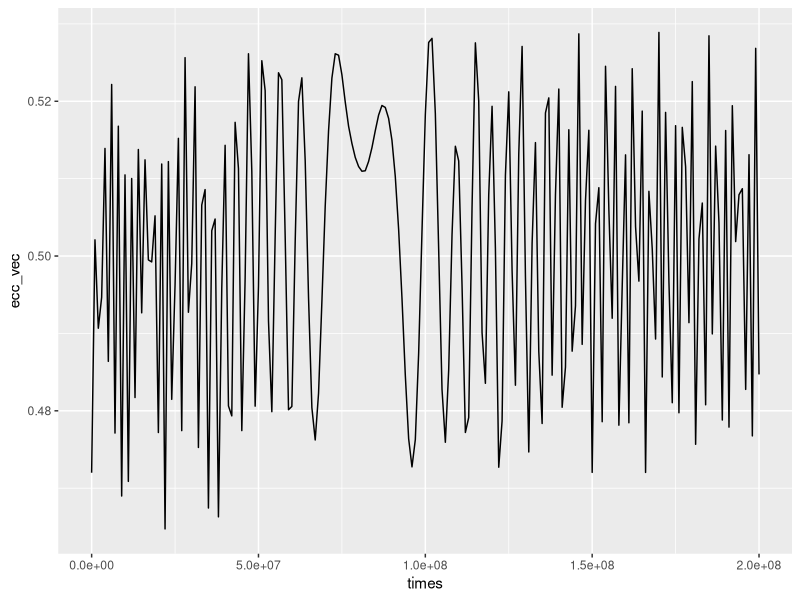
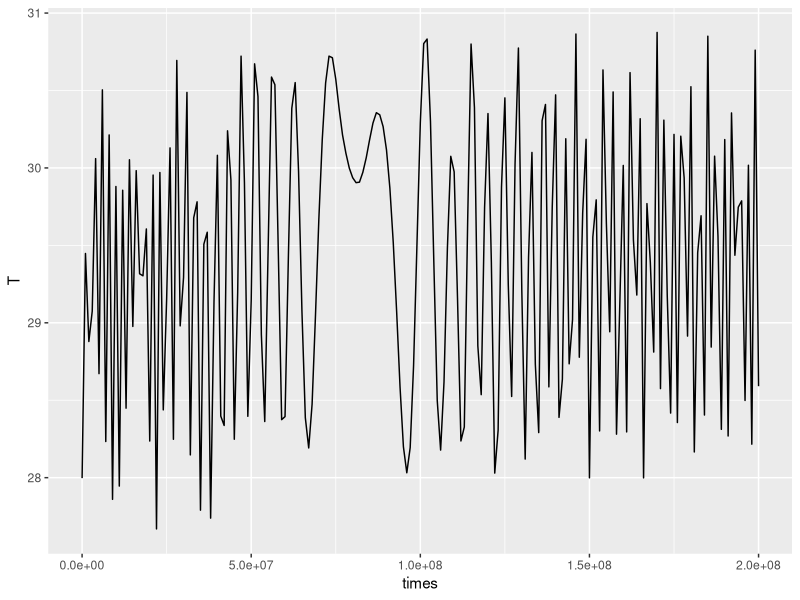

The R script that drew these images, in order:
suppressPackageStartupMessages({
  suppressWarnings({
    rm(list = ls())
    start <- Sys.time()
    require(deSolve) # solving ordinary differential equations (ODEs)
    library(ggplot2)
  })
})
# working in mks
AU <- 1.495978707e11 # m
yr <- 31556926 # s
Ls <- 3.846e26 # W
Ms <- 1.989e30 # kg
Mj <- 1.89813e27 # kg
GC <- 6.6743e-11
sigma <- 5.670373e-8 # Stephan-Boltzmann constant [W m^-2 K^-4]
albedo <- 0.29 # Earth's Albedo
T0 <- -273.15 # Kelvin to Celsius conversion
# --- Functions ----
kozai_osc <- function(t, state, params){
  # global parameters
  L1 <- unlist(params[1])
  L2 <- unlist(params[2])
  Gtot <- unlist(params[3])
  C3_noG <- unlist(params[4])
  C2_coeff <-unlist(params[5])
  
  # state variables
  e1 <- state[1]
  e2 <- state[2]
  G1 <- state[3]
  G2 <- state[4]
  cosi1 <- state[5]
  cosi2 <- state[6]
  omega1 <- state[7]
  omega2 <-state[8]
  
  # useful parameters per iteration
  C3 <- C3_noG / G2^5
  C2 <- (e2 ^2 -1) * C3 / C2_coeff
  i1 <- acos(cosi1)
  i2 <- acos(cosi2)
  itot <- i1 + i2
  
  cit <- cos(itot)
  co1 <- cos(omega1)
  co2 <- cos(omega2)
  c2o1 <- cos(2*omega1)
  s2o1 <- sin(2*omega1)
  e12 <- e1^2
  e22 <-e2^2
  so1 <- sin(omega1)
  so2 <- sin(omega2)
  sit <- sin(itot)
  
  B <- 2 +5*e12 - 7 * e12 * c2o1
  A <- 4 + 3*e12 -2.5 * B * sit^2
  cosphi <- -co1 * co2 - cit*so1*so2
  
  # Rates
  
  omega1_dt <-6* C2*(1/G1 * (4*cit^2 + (5*c2o1-1)*(1-e12-cit^2)+cit/G2 * (2+e12* (3-5*co1)))) -
              C3*e2*(e1*(1/G2 + cit/G1)* (so1 * so2 * (10 * (3*cit^2 - 1)*(1-e12)+A) - 5*B * cit * cosphi)
                       -(1-e12)/(e1 * G1) * (so1*so2 *10 * cit * sit^2 * (1-3*e12) + cosphi*(3*A-10*cit^2 +2)))
  
  omega2_dt <- 3*C2*(2*cit/G1 * (2+e12*(3-5*c2o1)) + 1/G2 * (4+6*e12+(5*cit^2-3)*(2+e12*(3-5*c2o1)))) +
               C3*e1*(so1*so2*((4*e22+1)/(e2*G2) * 10 * cit * sit^2 *(1-e12)  -
                      e2*(1/G1 + cit/G2)*(A+10*(3*cit^2-1)*(1-e12))) +
                      cosphi*(5*B*cit*e2*(1/G1 +cit/G2) + (4*e22+1)/(e2*G2) * A)  
                        )
  
  e1_dt <- C2 * (1-e12)/G1 * (30*e1*sit^2 * s2o1) + C3*e2*(1-e12)/G1 * (35*cosphi*sit^2 *e12 * s2o1
            -10*cit*sit^2 * co1 * so2 * (1-e12) - A*(so1*co2-cit*co1*so2))
  e2_dt <- -C3*e1*(1-e12)/G2 * (10*cit*sit^2 * (1-e12)*so1*co2+ A*(co1*so2-cit*so1*co2))
  G1_dt <- -C2*30*e12*s2o1*sit^2 +C3*e1*e2*(-35*e12*sit^2 *s2o1 * cosphi +A*(so1*co2-cit*co1*so2) + 10*cit*sit^2 * (1-e12)*co1*so2)
  G2_dt <- C3 * e1*e2*(A*(co1*so2-cit*so1*co2) +10*cit*sit^2 * (1-e12)*so1*co2)
  ### Not a part of the state vector but yet useful intermediate equations
  H1_dt <- G1/Gtot * G1_dt - G2/Gtot * G2_dt
  H2_dt <- -H1_dt
  ####
  cosi1_dt <- H1_dt/G1 - G1_dt/G1 * cosi1
  cosi2_dt <- H2_dt/G2 - G2_dt/G2 * cosi2
  
  
  list(c(e1_dt,e2_dt,G1_dt,G2_dt,cosi1_dt,cosi2_dt,omega1_dt,omega2_dt))
}

lyr_to_AU <- function(l){
  return(l*6.3241e4)
}

to_radians<-function(deg){
  return(deg*pi/180)
}
to_deg<-function(rad){
  return(rad*180/pi)
}

# Convert mili-arcseconds to distance in the same units as the radius is given in
mas_to_dist <- function(angle, r){
  p<-2*pi*r
  as <- (p/360)/(60*60)
  mas <- 1e-3 * as
  return(angle*mas)
}

#---HD 202206 data ------
m1 <- 1.07 * Ms # G-type primary star
m2 <- 0.089 * Ms # brown dwarf companion
m3 <- 17.9 * Mj# planet
a1_mas <-0.2 #mas
d_system <-150 # lyr from sun
# 1 is for inner binary
a1 <- mas_to_dist(a1_mas, lyr_to_AU(d_system)) * AU
e1 <- 	0.472
i1 <- to_radians(12.9)
omega1 <- to_radians(161.9)
# 2 is for outer planet (HD 202206-c)
a2 <- 0.8 * AU
e2 <- 0.37
i2 <- to_radians(8.8)
omega2 <- to_radians(0) # NOT GIVEN , will have to play with until stable or reasonable results occur

rel <- a1/a2
#-------Kozai Inputs-----------
# constants
L1 <-m1*m2/(m1+m2) * (GC * (m1+m2) * a1)^0.5
L2 <-m3*(m1+m2)/(m1+m2+m3) * (GC * (m1+m2+m3) * a2)^0.5
C3_noG <-  -15/16 * GC^2 /4 * (m1+m2)^9 / (m1+m2+m3)^4 * (m1-m2)/(m1*m2)^5 * L1^6 / L2^3  * m3^9
C2_coeff <- 15/4 * (m1-m2)/(m1+m2) * (a1/a2)
# initial values for state vector
G1 <-L1 * (1-e1^2)^0.5
G2 <-L2 * (1-e2^2)^0.5
H1 <- G1 * cos(i1)
H2 <- G2 * cos(i2) 
# constant
Gtot <- H1 + H2

ic <- c(e1, e2, G1, G2, cos(i1), cos(i2), omega1, omega2)
pars <- list(L1 = L1 , L2 = L2, Gtot = Gtot, C3_noG = C3_noG , C2_coeff = C2_coeff)
at <- 1e-7
rt <- 1e-7
tE <- 2e8 * yr
step <- tE/200

#---- Differential Equation -------
results <-ode(y=ic, times=seq(0, tE, by=step), func=kozai_osc, parms=pars,
                method="bdf", atol  = at, rtol = rt, maxsteps = 5000)
diagnostics(results)

disp_results <- results
disp_results[,1] <- results[,1]/yr
disp_results[,6:7] <-to_deg(acos(results[,6:7]))
disp_results[,8:9] <-results[,8:9] %% 360
times <- disp_results[,1]
ecc_vec <- disp_results[,2]
disp_results <-as.data.frame(disp_results)
colnames(disp_results) <- c("Time(years)", "e1", "e2", "G1", "G2", "i1", "i2", "omega1", "omega2")

ggplot(data = as.data.frame(cbind(times,ecc_vec)))+aes(x= times, y= ecc_vec) +
  geom_line()




#----- Eccentricity to Temperature ----------
d <- a2
Lum <- 1.084 * Ls # originaly 1.084
e <- ecc_vec # This should come from kozai results
# source : https://www.sciencedirect.com/science/article/pii/S1631071310000052
# the relation of average energy received over entire orbit to eccentricity
E <- (Lum*(1-albedo)/(16*sigma*pi*d^2))*(1-e^2)^(-0.5) # energy per area per time
T <- (E)^(1/4) + T0

ggplot(data = as.data.frame(cbind(times,T)))+aes(x= times, y= T) +
  geom_line()
